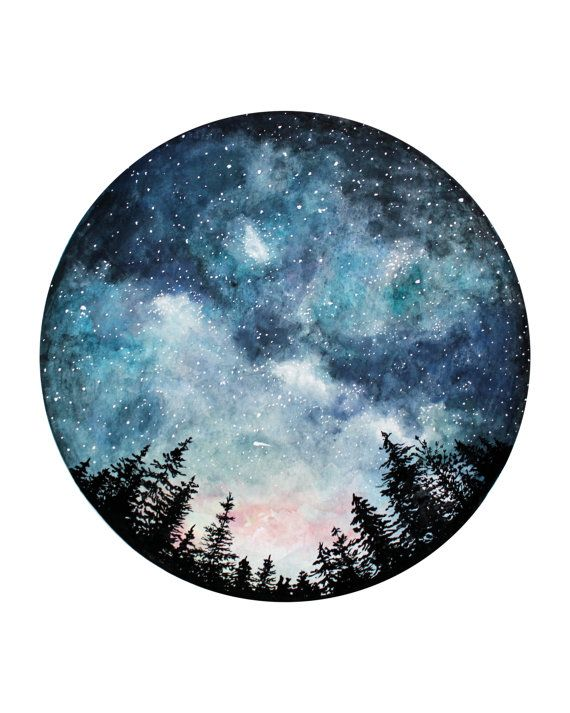
#> input picture images/circle_image.jpg, 570 x 713 px, given in place of me (1).jpg, which was not available
$ python main.py   (older library calls are emulated)
#> lines starting #> are read from the running program, lines starting #| are printed output that depends on the picture
#> in random_images, img is the input picture: shape (713, 570, 3); mean R, G, B 178.5, 189.6, 196.4
### src/remapper.py
import numpy as np
import cv2
from scipy import ndimage
from skimage.transform import warp
from math import sqrt
from remap_from_csv import get_remap
import matplotlib.pyplot as plt

NO_FLAG = 0
INV_FLAG = 2**4

# [5 lines of commented-out code are left out]


# [8 lines left out: function main, not called in this run]


def apply_macula_distortion(img, fix_image = True):
#> called with fix_image = False
    w, h = img.shape[:2]
#> w = 713; h = 570
    origin = (h // 2, w // 2)
#> origin = (285, 356)
    max_r = sqrt(w**2 + h**2) / 2
#> max_r = 456.4
    polar_img = cv2.linearPolar(img, origin, max_r, NO_FLAG)
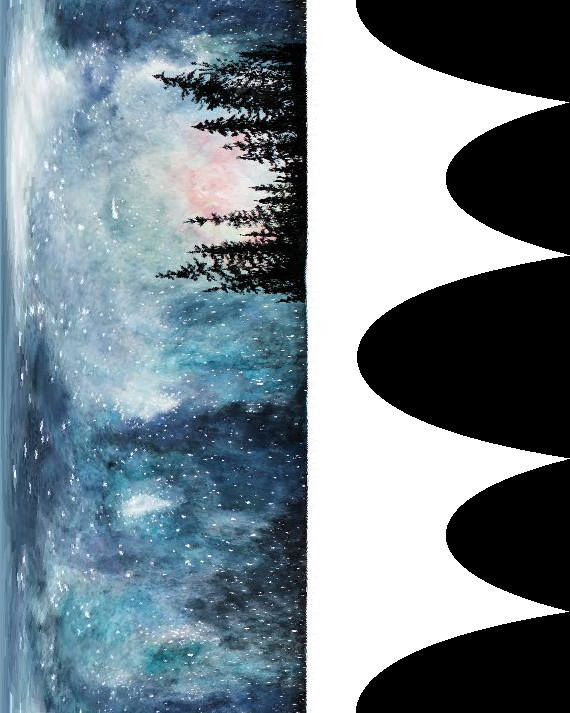
#> polar_img: shape (713, 570, 3); mean R, G, B 118.4, 132.6, 141.3
    #plt.imshow(polar_img)
    #plt.show()
    reverse_map = create_reverse_map(polar_img, fix_image)
    polar_img = warp(polar_img, reverse_map)
    warped_img = cv2.linearPolar(polar_img, origin, max_r, INV_FLAG)
    return warped_img

def create_reverse_map(img, fix=True):
#> called with fix = False
    width, _, _ = img.shape
#> width = 713
    _, _, remap_degrees = get_remap(fix)
    remap_pixels = lambda X: degrees_to_pixels(remap_degrees(pixels_to_degrees(X)))

    def pixels_to_degrees(X):
        return X * 35 / width

    def degrees_to_pixels(X):
        return X * width / 35

    def reverse_map(xy):
        xy[:, 0] = remap_pixels(xy[:, 0])
        return xy

    return reverse_map


# [2 lines that do not run on import are left out]

### src/remap_from_csv.py
import csv
import numpy as np
from scipy.interpolate import InterpolatedUnivariateSpline
from scipy.integrate import cumtrapz as intergrate
import matplotlib.pyplot as plt
import pickle
from math import atan, pi, exp

RES_STEP = 2000  # possibly should be resolution of screen i.e 2000?
loss_function = lambda x: 1 if x > 10 else 0


# [8 lines left out: function main, not called in this run]


def get_remap(fix=True):
    """
    Returns a mapping of 0-45 degrees of a healthy persons visual
    field to 0-n degrees of someone with macula degeneration
    """

#> (the run stopped early here; a loop or call above may not have finished)

$ run again, on images/test.png
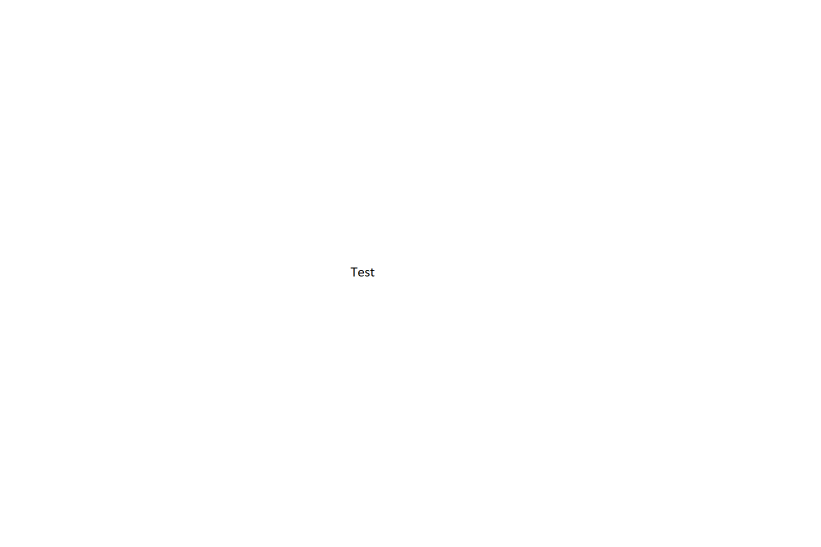
#> input picture images/test.png, 1641 x 1094 px, given in place of me (1).jpg, which was not available (shown at 1/2 size)
#> in random_images, img is the input picture: shape (1094, 1641, 3); mean R, G, B 255, 255, 255
#> in apply_macula_distortion, `polar_img = cv2.linearPolar(img, origin, max_r, NO_FLAG)`:
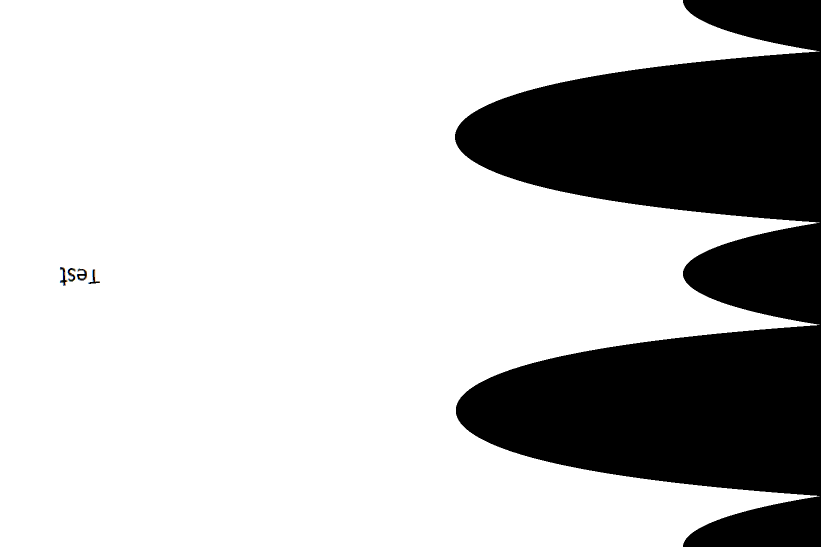
#> polar_img: shape (1094, 1641, 3) (shown at 1/2 size); mean R, G, B 192, 192, 192
